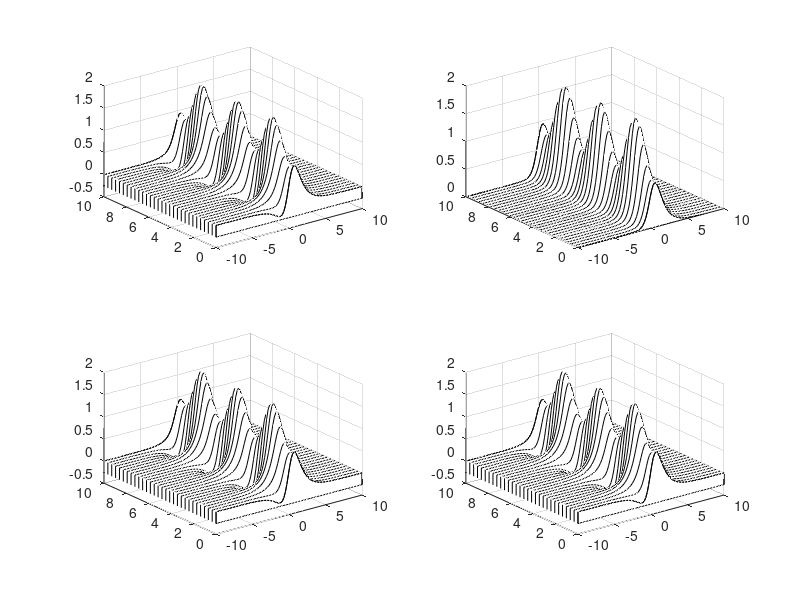
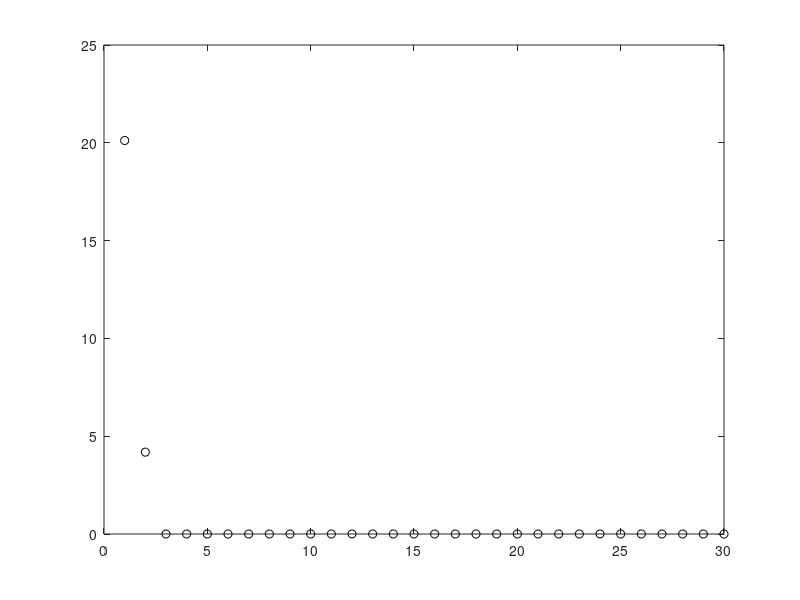
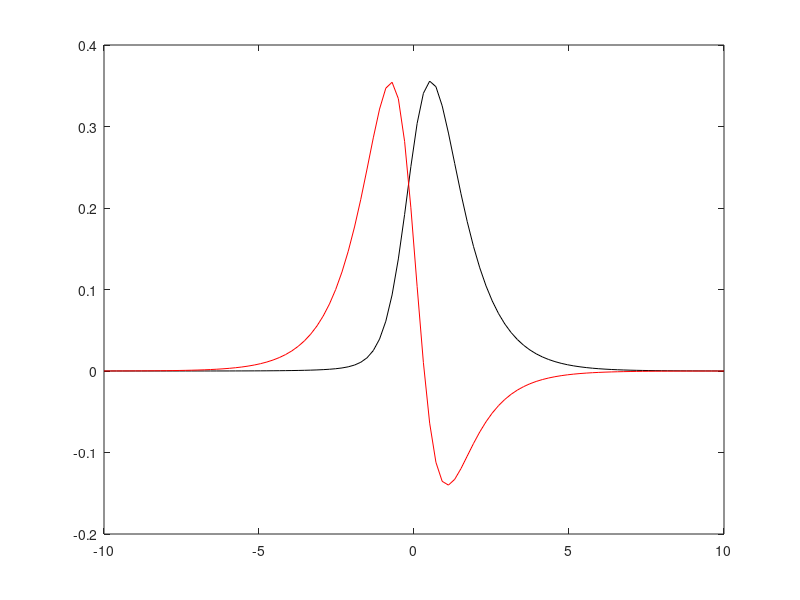
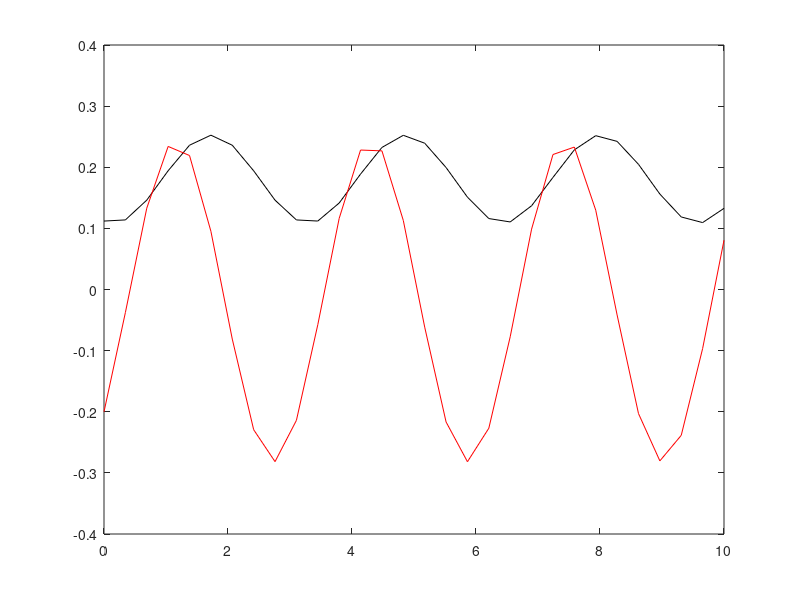

Recreate these plots in MATLAB, in order.
clear all; close all; clc;

x=linspace(-10,10,100);
t=linspace(0,10,30);
[X,T]=meshgrid(x,t);

f=sech(X).*(1-0.5*cos(2*T))+(sech(X).*tanh(X)).*(1-0.5*sin(2*T));

subplot(2,2,1)
waterfall(X,T,f), colormap([0,0,0])

[u,s,v]=svd(f');


for j=1:3
    ff=u(:,1:j)*s(1:j,1:j)*v(:,1:j)';
    
    subplot(2,2,j+1)
    waterfall(X,T,ff'), colormap([0,0,0])
end


figure(2)

%is it low dimensional?  plot diag of s
plot(diag(s),'ko')

figure(3)
%what do modes look like?
plot(x,u(:,1), 'k',  x , u(:,2), 'r')

figure(4)
%what are modes doing in time?
plot(t,v(:,1), 'k',  t , v(:,2), 'r')
